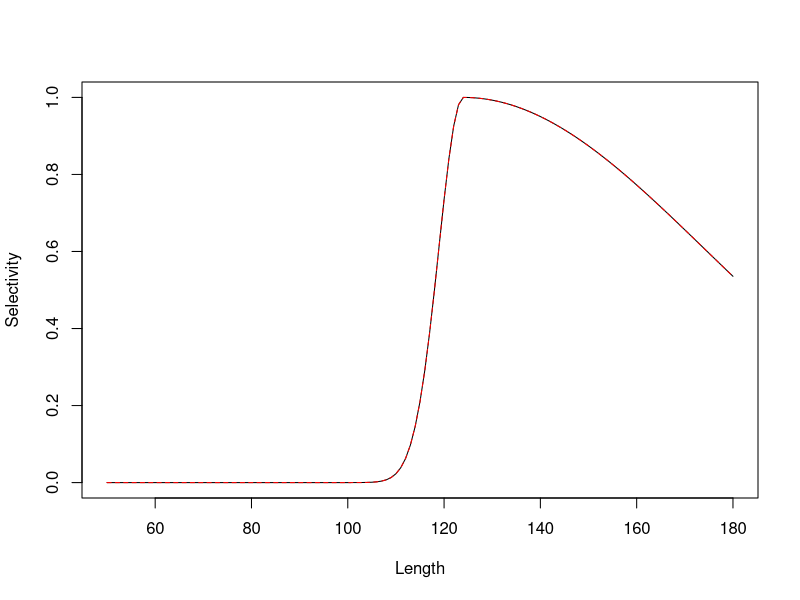

Here is the R script that generated this plot:
## testing double normal functionality

mu = 124;
Sl = 6;
Sr = 59;

Length = seq(50,180,by = 1);

## Utilty function
pow = function(x,exponent) {x^exponent}; ## power function
square = function(x) {x^2};	## square power function

## CASAL's version
d_norm = function(X,mu,Sl,Sr) {
store_info = vector();
	for(i in 1:length(X)) {
		if (X[i] <= mu) {
			store_info[i] = pow(2.0, -((X[i] - mu) / Sl * (X[i] - mu) / Sl));
		} else {
			store_info[i] = pow(2.0, -((X[i] - mu) / Sr * (X[i] - mu) / Sr));
		}
	}
	return(store_info);
}

## Test
casal_sel = d_norm(Length,mu,Sl,Sr)
plot(Length,casal_sel, type = "l", xlab = "Length", ylab = "Selectivity")



## Try Darcies STAN code
double_normal = function(X, mu,Sl,Sr, delta = 5) { ## not sure what the delta value is for?
	store_info = vector();
	tmp = log(0.5);
	for(i in 1:length(X)) {
		stmp = 1.0 / (1.0 + exp(-delta * (X[i] - mu)));
		store_info[i] = stmp * exp(tmp * square((X[i] - mu) / Sr)) + (1 - stmp) * exp(tmp * square((X[i] - mu) / Sl));
	}
	return(store_info);
}
# test
darcy_sel = double_normal(Length,mu,Sl,Sr)
lines(Length,darcy_sel,col = "red",lty = 2)


## The question that would be nice to answer with the simualtion study is what difference does it make on inference
## if you don't assume process error or, check error structure.